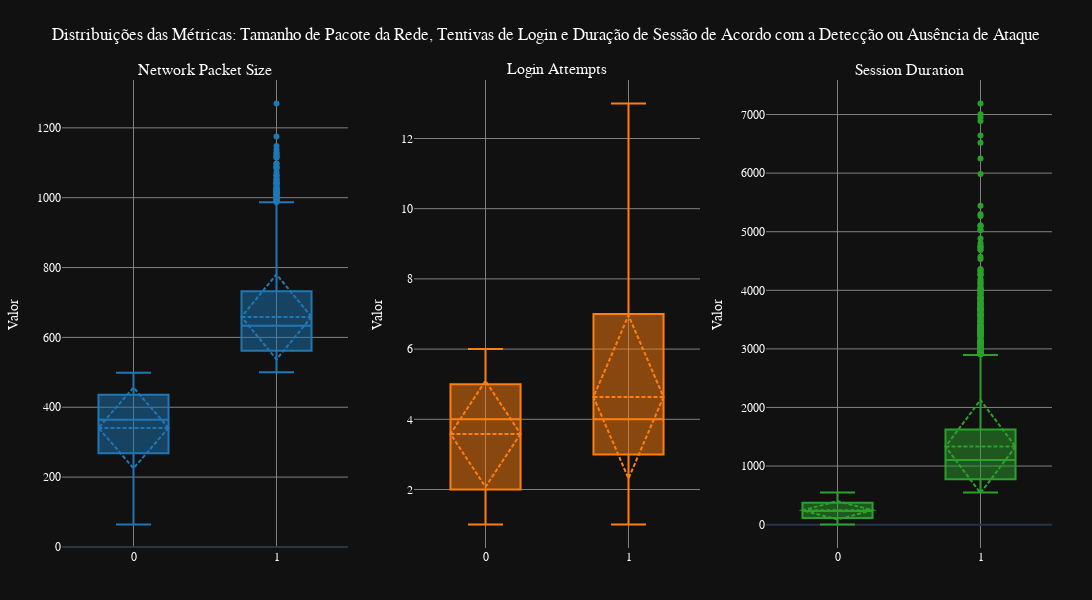

Notebook code cell kept with this figure:
### Code cell
fig = make_subplots(
    rows=1, cols=3, 
    subplot_titles=("Network Packet Size", "Login Attempts", "Session Duration")
)

colors = ["#1f77b4", "#ff7f0e", "#2ca02c"]

fig.add_trace(go.Box(y=df["network_packet_size"], x=df["large_packet"],
                     name="Network Packet Size", boxmean='sd', marker_color=colors[0],
                     hoverinfo='x+y+name'), row=1, col=1)

fig.add_trace(go.Box(y=df["login_attempts"], x=df["attack_detected"],
                     name="Login Attempts", boxmean='sd', marker_color=colors[1],
                     hoverinfo='x+y+name'), row=1, col=2)

fig.add_trace(go.Box(y=df["session_duration"], x=df["long_session"],
                     name="Session Duration", boxmean='sd', marker_color=colors[2],
                     hoverinfo='x+y+name'), row=1, col=3)

fig.update_layout(
    template="plotly_dark", 
    height=600, width=1800,
    showlegend=False,
    title_text="Distribuições das Métricas: Tamanho de Pacote da Rede, Tentivas de Login e Duração de Sessão de Acordo com a Detecção ou Ausência de Ataque",
    title_x=0.5,
    font=dict(family="Arial", size=12, color="white"),
    margin=dict(l=40, r=40, t=80, b=40)
)

for i in range(1, 4):
    fig.update_xaxes(title_text="", row=1, col=i, showgrid=True, gridcolor="gray")
    fig.update_yaxes(title_text="Valor", row=1, col=i, showgrid=True, gridcolor="gray")

fig.show()

### Figure 1 — Plotly figure (JSON) as saved in the notebook; plotly's stock layout.template omitted (floating-point values rounded to 4 significant figures; data arrays with more than 128 entries replaced by an {"elided": "..."} marker saying what was removed)
{"data": [{"boxmean": "sd", "hoverinfo": "x+y+name", "marker": {"color": "#1f77b4"}, "name": "Network Packet Size", "type": "box", "x": {"elided": "7174 int values"}, "xaxis": "x", "y": {"elided": "7174 float values"}, "yaxis": "y"}, {"boxmean": "sd", "hoverinfo": "x+y+name", "marker": {"color": "#ff7f0e"}, "name": "Login Attempts", "type": "box", "x": {"elided": "7174 float values"}, "xaxis": "x2", "y": {"elided": "7174 float values"}, "yaxis": "y2"}, {"boxmean": "sd", "hoverinfo": "x+y+name", "marker": {"color": "#2ca02c"}, "name": "Session Duration", "type": "box", "x": {"elided": "7174 int values"}, "xaxis": "x3", "y": {"elided": "7174 float values"}, "yaxis": "y3"}], "layout": {"annotations": [{"font": {"size": 16}, "showarrow": false, "text": "Network Packet Size", "x": 0.1444, "xanchor": "center", "xref": "paper", "y": 1, "yanchor": "bottom", "yref": "paper"}, {"font": {"size": 16}, "showarrow": false, "text": "Login Attempts", "x": 0.5, "xanchor": "center", "xref": "paper", "y": 1, "yanchor": "bottom", "yref": "paper"}, {"font": {"size": 16}, "showarrow": false, "text": "Session Duration", "x": 0.8556, "xanchor": "center", "xref": "paper", "y": 1, "yanchor": "bottom", "yref": "paper"}], "font": {"color": "white", "family": "Arial", "size": 12}, "height": 600, "margin": {"b": 40, "l": 40, "r": 40, "t": 80}, "showlegend": false, "title": {"text": "Distribuições das Métricas: Tamanho de Pacote da Rede, Tentivas de Login e Duração de Sessão de Acordo com a Detecção ou Ausência de Ataque", "x": 0.5}, "width": 1800, "xaxis": {"anchor": "y", "domain": [0, 0.2889], "gridcolor": "gray", "showgrid": true, "title": {"text": ""}}, "xaxis2": {"anchor": "y2", "domain": [0.3556, 0.6444], "gridcolor": "gray", "showgrid": true, "title": {"text": ""}}, "xaxis3": {"anchor": "y3", "domain": [0.7111, 1], "gridcolor": "gray", "showgrid": true, "title": {"text": ""}}, "yaxis": {"anchor": "x", "domain": [0, 1], "gridcolor": "gray", "showgrid": true, "title": {"text": "Valor"}}, "yaxis2": {"anchor": "x2", "domain": [0, 1], "gridcolor": "gray", "showgrid": true, "title": {"text": "Valor"}}, "yaxis3": {"anchor": "x3", "domain": [0, 1], "gridcolor": "gray", "showgrid": true, "title": {"text": "Valor"}}}}
